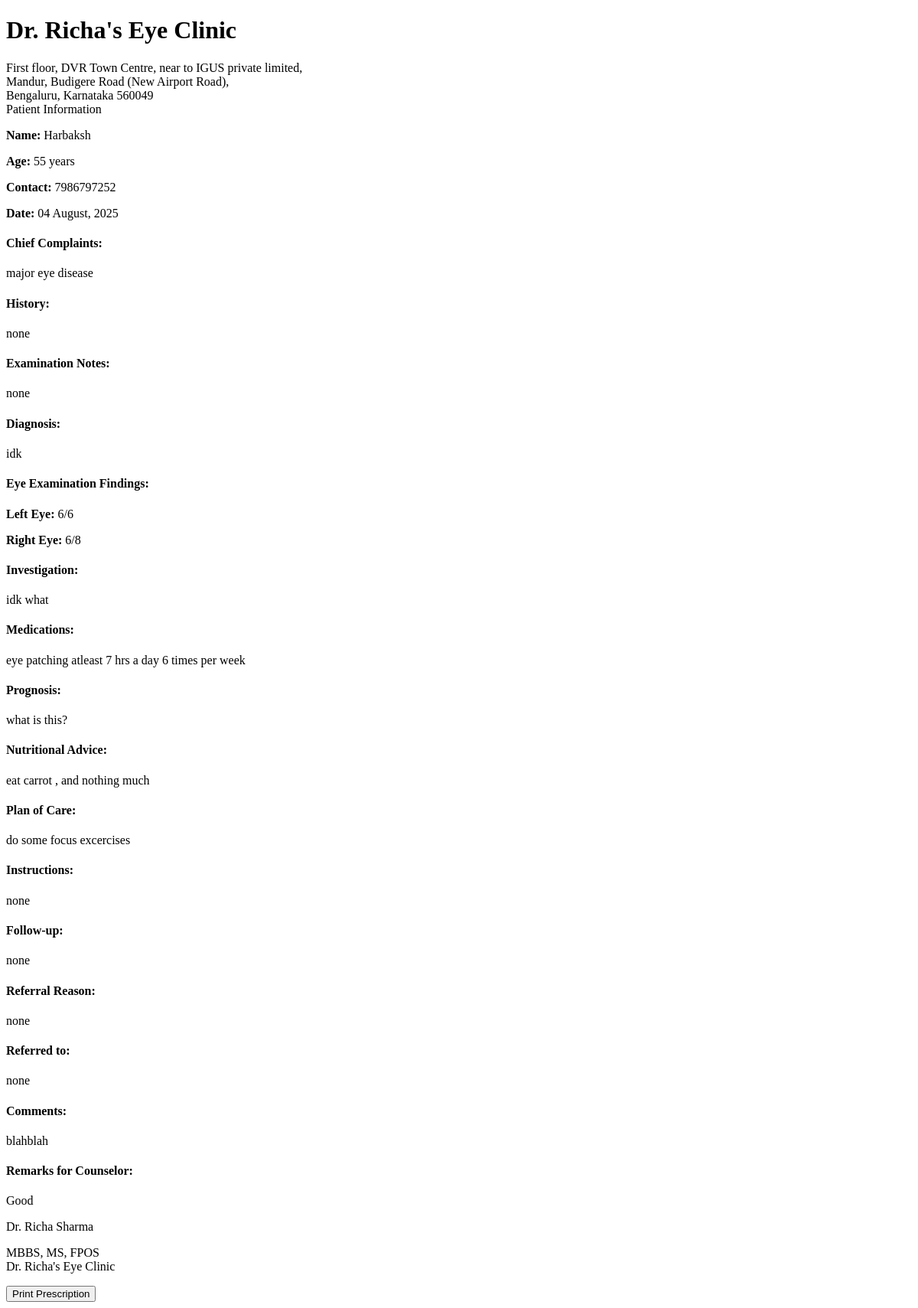
Page /print-prescription/doctor/1 (signed in) on the committed database.
### models.py (models this page shows, shortened)
class Patient(UserMixin, db.Model):
    id = db.Column(db.Integer, primary_key=True)
    full_name = db.Column(db.String(100), nullable=False)
    mobile_number = db.Column(db.String(15), nullable=False)
    email = db.Column(db.String(100), nullable=True)
    age = db.Column(db.Integer, nullable=False)
    sex = db.Column(db.String(10), nullable=True)
    password_hash = db.Column(db.String(256), nullable=True)
    is_registered = db.Column(db.Boolean, default=False)
    created_at = db.Column(db.DateTime, nullable=False, default=datetime.utcnow)
    appointments = db.relationship('Appointment', backref='patient', lazy=True)
    doctor_prescriptions = db.relationship('DoctorPrescription', backref='patient', lazy=True)
    optometrist_prescriptions = db.relationship('OptometristPrescription', backref='patient', lazy=True)

class DoctorPrescription(db.Model):
    id = db.Column(db.Integer, primary_key=True)
    patient_id = db.Column(db.Integer, db.ForeignKey('patient.id'), nullable=False)
    doctor_id = db.Column(db.Integer, db.ForeignKey('doctor.id'), nullable=False)
    prescription_date = db.Column(db.DateTime, default=datetime.utcnow)
    left_eye_findings = db.Column(db.Text, nullable=True)
    right_eye_findings = db.Column(db.Text, nullable=True)
    diagnosis = db.Column(db.Text, nullable=True)
    complaints = db.Column(db.Text, nullable=True)
    history = db.Column(db.Text, nullable=True)
    examination_notes = db.Column(db.Text, nullable=True)
    investigation = db.Column(db.Text, nullable=True)
    fall_risk = db.Column(db.Text, nullable=True)
    immunization = db.Column(db.Text, nullable=True)
    medications = db.Column(db.Text, nullable=True)
    prognosis = db.Column(db.Text, nullable=True)
    nutritional_advice = db.Column(db.Text, nullable=True)
    plan_of_care = db.Column(db.Text, nullable=True)
    instructions = db.Column(db.Text, nullable=True)
    follow_up = db.Column(db.Text, nullable=True)
    referral_reason = db.Column(db.Text, nullable=True)
    referred_to_cc = db.Column(db.String(200), nullable=True)
    comments = db.Column(db.Text, nullable=True)
    remarks_for_counselor = db.Column(db.Text, nullable=True)
    created_at = db.Column(db.DateTime, default=datetime.utcnow)

class Staff(UserMixin, db.Model):
    __abstract__ = True
    id = db.Column(db.Integer, primary_key=True)
    username = db.Column(db.String(64), unique=True, nullable=False)
    email = db.Column(db.String(120), unique=True, nullable=False)
    password_hash = db.Column(db.String(256), nullable=False)
    full_name = db.Column(db.String(100), nullable=False)
    mobile_number = db.Column(db.String(15), nullable=False)

class Doctor(Staff):
    __tablename__ = 'doctor'
    qualifications = db.Column(db.String(200), nullable=True)
    specialization = db.Column(db.String(200), nullable=True)

### routes.py (the view)
@app.route('/print-prescription/<string:type>/<int:prescription_id>')
@login_required
def print_prescription(type, prescription_id):
    if not (isinstance(current_user, Doctor) or isinstance(current_user, Assistant) or isinstance(current_user, Admin)):
        flash('Access denied. Staff privileges required.', 'danger')
        return redirect(url_for('index'))
    if type == 'doctor':
        prescription = DoctorPrescription.query.get_or_404(prescription_id)
        template = 'doctor/print_prescription.html'
    elif type == 'optometrist':
        prescription = OptometristPrescription.query.get_or_404(prescription_id)
        template = 'assistant/print_prescription.html'
    else:
        flash('Invalid prescription type', 'danger')
        return redirect(url_for('index'))
    return render_template(template, prescription=prescription)

### app.py (called while the page is built)
@login_manager.user_loader
def load_user(user_id):
    from models import Doctor, Assistant, Admin, Patient
    try:
        if user_id.startswith('doctor_'):
            return Doctor.query.get(int(user_id.split('_')[1]))
        elif user_id.startswith('assistant_'):
            return Assistant.query.get(int(user_id.split('_')[1]))
        elif user_id.startswith('admin_'):
            return Admin.query.get(int(user_id.split('_')[1]))
        else:
            return Patient.query.get(int(user_id))
    except (ValueError, AttributeError):
        return None

### routes.py (called while the page is built)
@app.context_processor
def inject_now():
    return {'now': datetime.now()}

### templates/doctor/print_prescription.html (shortened to what this page needs)
<!DOCTYPE html>
<html>
<head>
</head>
<body>
    <div class="header">
        <h1>Dr. Richa's Eye Clinic</h1>
        <div class="clinic-info">
            First floor, DVR Town Centre, near to IGUS private limited,<br>
            Mandur, Budigere Road (New Airport Road),<br>
            Bengaluru, Karnataka 560049
        </div>
    </div>
    <div class="patient-info">
        <div class="section-title">Patient Information</div>
        <p><strong>Name:</strong> {{ prescription.patient.full_name }}</p>
        <p><strong>Age:</strong> {{ prescription.patient.age }} years</p>
        <p><strong>Contact:</strong> {{ prescription.patient.mobile_number }}</p>
        <p><strong>Date:</strong> {{ prescription.prescription_date.strftime('%d %B, %Y') }}</p>
    </div>
    <div class="prescription-content">
                {% if prescription.complaints %}
                <div class="section">
                    <h4>Chief Complaints:</h4>
                    <p>{{ prescription.complaints }}</p>
                </div>
                {% endif %}
                {% if prescription.history %}
                <div class="section">
                    <h4>History:</h4>
                    <p>{{ prescription.history }}</p>
                </div>
                {% endif %}
                {% if prescription.examination_notes %}
                <div class="section">
                    <h4>Examination Notes:</h4>
                    <p>{{ prescription.examination_notes }}</p>
                </div>
                {% endif %}
                <div class="section">
                    <h4>Diagnosis:</h4>
                    <p>{{ prescription.diagnosis }}</p>
                </div>
                {% if prescription.left_eye_findings or prescription.right_eye_findings %}
                <div class="section">
                    <h4>Eye Examination Findings:</h4>
                    {% if prescription.left_eye_findings %}
                    <p><strong>Left Eye:</strong> {{ prescription.left_eye_findings }}</p>
                    {% endif %}
                    {% if prescription.right_eye_findings %}
                    <p><strong>Right Eye:</strong> {{ prescription.right_eye_findings }}</p>
                    {% endif %}
                </div>
                {% endif %}
                {% if prescription.investigation %}
                <div class="section">
                    <h4>Investigation:</h4>
                    <p>{{ prescription.investigation }}</p>
                </div>
                {% endif %}
                <div class="section">
                    <h4>Medications:</h4>
                    <p>{{ prescription.medications }}</p>
                </div>
                {% if prescription.prognosis %}
                <div class="section">
                    <h4>Prognosis:</h4>
                    <p>{{ prescription.prognosis }}</p>
                </div>
                {% endif %}
                {% if prescription.nutritional_advice %}
                <div class="section">
                    <h4>Nutritional Advice:</h4>
                    <p>{{ prescription.nutritional_advice }}</p>
                </div>
                {% endif %}
                {% if prescription.plan_of_care %}
                <div class="section">
                    <h4>Plan of Care:</h4>
                    <p>{{ prescription.plan_of_care }}</p>
                </div>
                {% endif %}
                <div class="section">
                    <h4>Instructions:</h4>
                    <p>{{ prescription.instructions }}</p>
                </div>
                {% if prescription.follow_up %}
                <div class="section">
                    <h4>Follow-up:</h4>
                    <p>{{ prescription.follow_up }}</p>
                </div>
                {% endif %}
                {% if prescription.referral_reason %}
                <div class="section">
                    <h4>Referral Reason:</h4>
                    <p>{{ prescription.referral_reason }}</p>
                </div>
                {% endif %}
                {% if prescription.referred_to_cc %}
                <div class="section">
                    <h4>Referred to:</h4>
                    <p>{{ prescription.referred_to_cc }}</p>
                </div>
                {% endif %}
                {% if prescription.comments %}
                <div class="section">
                    <h4>Comments:</h4>
                    <p>{{ prescription.comments }}</p>
                </div>
                {% endif %}
                {% if prescription.remarks_for_counselor %}
                <div class="section">
                    <h4>Remarks for Counselor:</h4>
                    <p>{{ prescription.remarks_for_counselor }}</p>
                </div>
                {% endif %}
            </div>
    <div class="footer">
        <p class="signature">{{ current_user.full_name }}</p>
        <p>MBBS, MS, FPOS<br>
        Dr. Richa's Eye Clinic</p>
    </div>
    <div class="no-print text-center mt-4">
        <button onclick="window.print()" class="btn btn-primary">Print Prescription</button>
    </div>
</body>
</html>

### rows in the picture
Patient: patient.full_name "Harbaksh", patient.age "55", patient.mobile_number "7986797252"
DoctorPrescription: prescription_date "04 August, 2025", complaints "major eye disease", history "none", examination_notes "none", diagnosis "idk", left_eye_findings "6/6", right_eye_findings "6/8", investigation "idk what", medications "eye patching atleast 7 hrs a day 6 times per week", prognosis "what is this?", nutritional_advice "eat carrot , and nothing much", plan_of_care "do some focus excercises", instructions "none", follow_up "none", referral_reason "none", referred_to_cc "none", comments "blahblah", remarks_for_counselor "Good"
Doctor: full_name "Dr. Richa Sharma"
